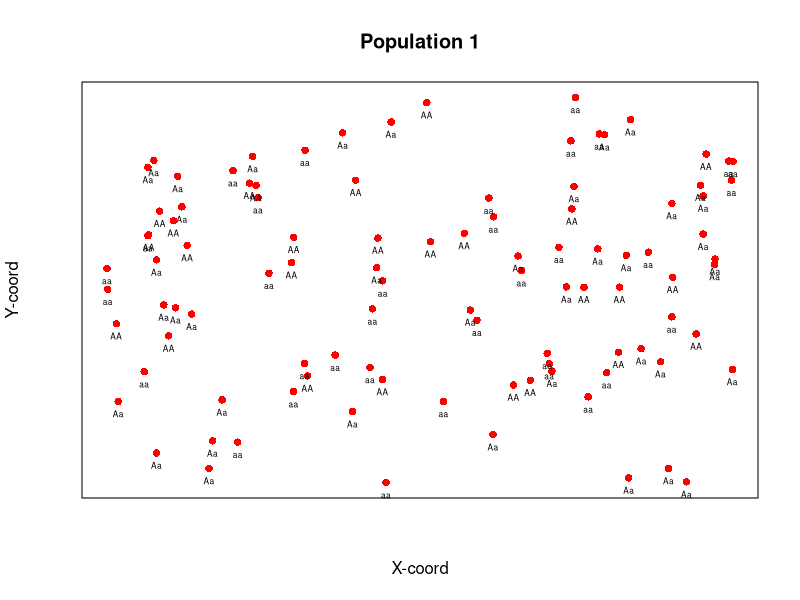
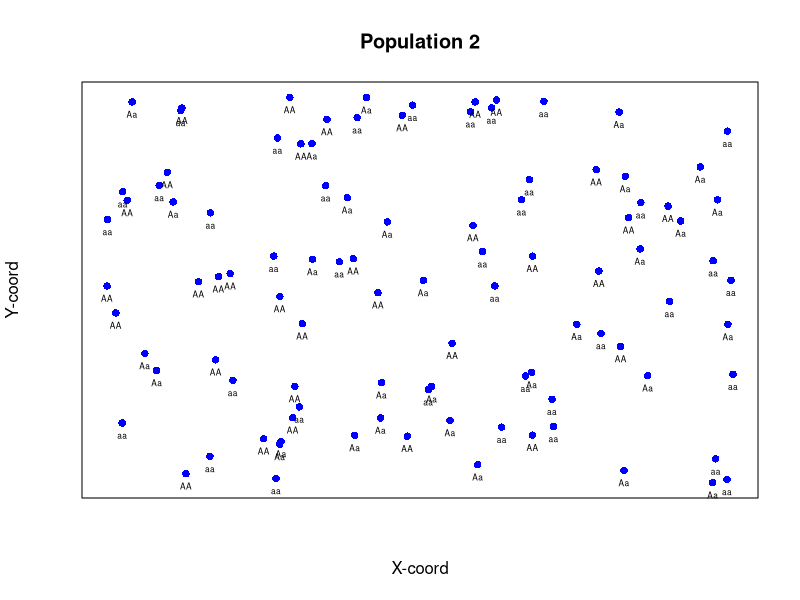
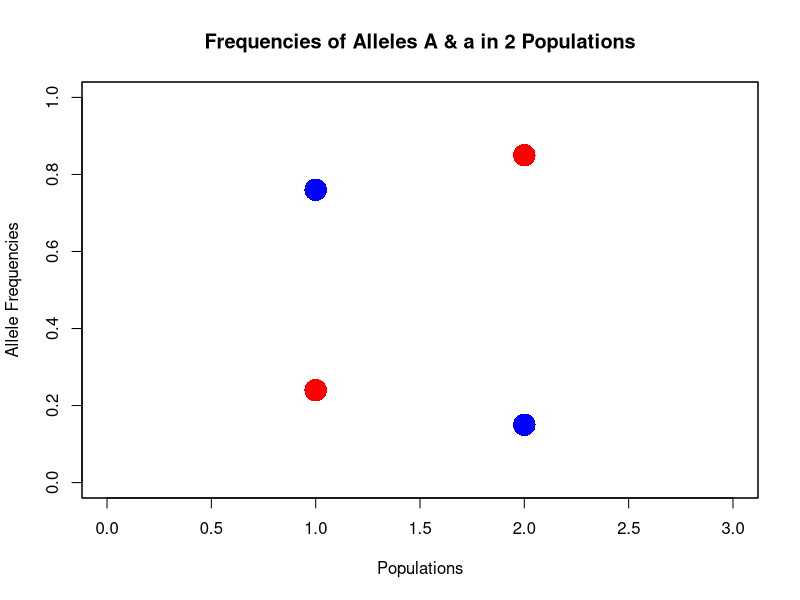

Here is the R script that generated these plots, in order:
## Create two populations:

pop1 <- sample(c('AA', 'Aa', 'aa'), 100, replace=TRUE)
pop2 <- sample(c('AA', 'Aa', 'aa'), 100, replace=TRUE)




## Create a set of coordinates for the 100 individuals
xcoord1 <- runif(100, 0, 1)
ycoord1 <- runif(100, 0, 1)

xcoord2 <- runif(100, 0, 1)
ycoord2 <- runif(100, 0, 1)



## Plot two populations
### Pop 1
pdf('pop1_test.pdf', width=8, height=8)

plot(xcoord1, ycoord1, col='red', cex=1, pch=16, xlab='X-coord', ylab='Y-coord', main='Population 1', axes=F)
text(xcoord1, ycoord1, labels=pop1, pos=1, cex=0.5)
box()


dev.off()


### Pop 2
pdf('pop2_test.pdf', width=8, height=8)

plot(xcoord2, ycoord2, col='blue', cex=1, pch=16, xlab='X-coord', ylab='Y-coord', main='Population 2', axes=F)
text(xcoord2, ycoord2, labels=pop2, pos=1, cex=0.5)
box()


dev.off()





## Plot frequencies

freqA <- c(0.24, 0.85)
freqa <- c(0.76, 0.15)

pdf('freq_test.pdf', width=8, height=8)

plot(c(1,2), freqA, pch=16, cex=3, col='red', xlab='Populations', ylab='Allele Frequencies', xlim=c(0,3), ylim=c(0,1), main="Frequencies of Alleles A & a in 2 Populations")
box()

points(c(1,2), freqa, pch=16, cex=3, col='blue')

dev.off()














